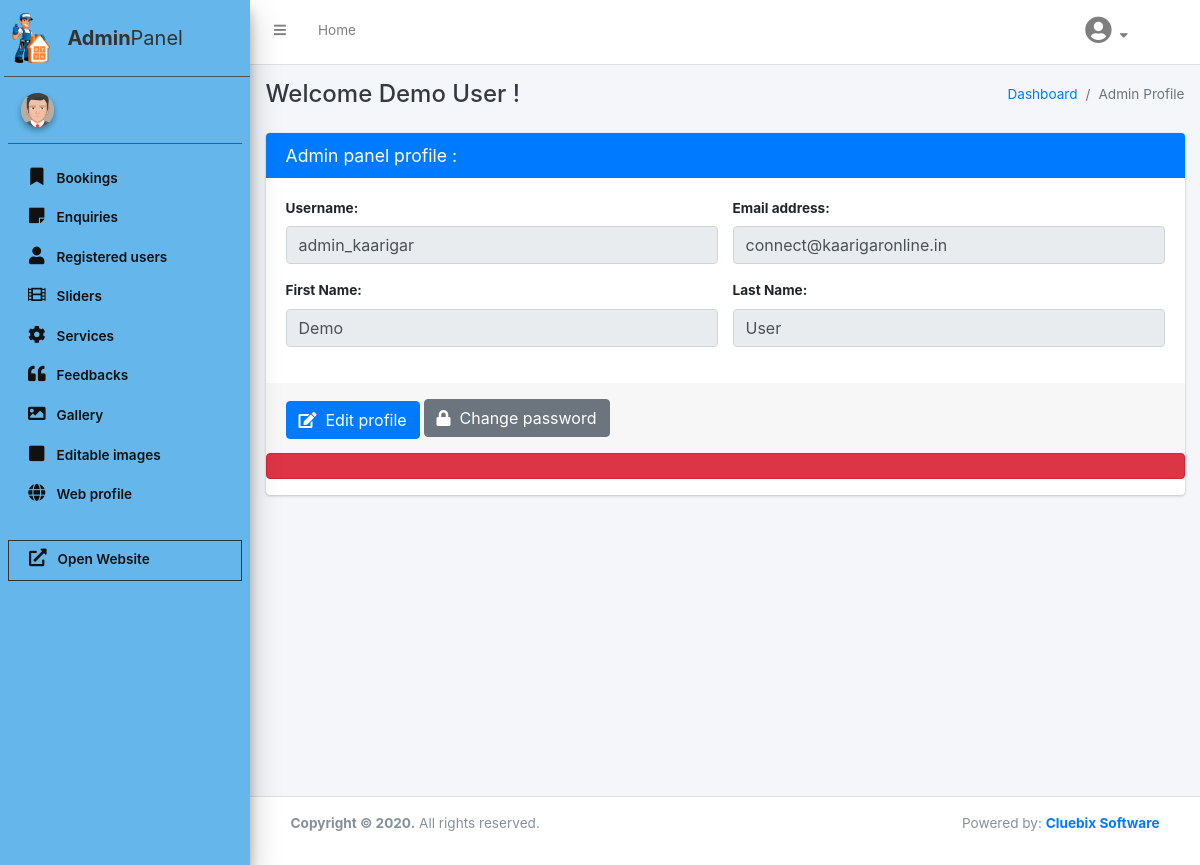
The app's page /index.php/login/changePwd with its own data.
### tables this page shows
CREATE TABLE `users` (
  `id` int(11) NOT NULL,
  `mobile_no` varchar(20) NOT NULL,
  `username` varchar(50) NOT NULL,
  `pwd` varchar(255) NOT NULL,
  `fname` varchar(15) NOT NULL,
  `lname` varchar(15) NOT NULL,
  `email` varchar(500) NOT NULL,
  `role` varchar(15) NOT NULL DEFAULT 'user',
  `is_verified` int(11) NOT NULL DEFAULT 0,
  `status` int(11) NOT NULL DEFAULT 1,
  `created_at` timestamp NOT NULL DEFAULT current_timestamp(),
  `modified_at` timestamp NOT NULL DEFAULT current_timestamp()
);

### application/controllers/Login.php (called while the page is built, shortened)
<?php
class Login extends MY_Controller {
    public function __construct(){
        $this->load->model('Auth_model', 'auth');
        $this->load->model('GetModel', 'fetch');
    }
    public function changePwd(){
        $this->form_validation->set_rules('oldp', 'Old Password', 'required|min_length[6]');
        $this->form_validation->set_rules('newp', 'New Password', 'required|min_length[6]');
        $this->form_validation->set_rules('cnfp', 'Confirm Password', 'required|min_length[6]');
        if($this->form_validation->run() == TRUE){
            $data=$this->input->post();
            $admProfile=$this->fetch->getAdminProfile();
            if($data['newp']==$data['cnfp']){
                if( password_verify($data['oldp'], $admProfile->pwd) ){
                    $hash['pwd'] = password_hash( $this->input->post('cnfp'), PASSWORD_DEFAULT );
                    $status=$this->auth->changeAdminPassword($hash, $admProfile->id);
                    if($status){
                        $this->session->set_flashdata('success','Password Updated !');
                        redirect('Admin/adminProfile');
                    }
                    else{
                        $this->session->set_flashdata('failed','Error !');
                        redirect('Admin/adminProfile');
                    }
                }
                else{
                    $this->session->set_flashdata('failed','Invalid old password !');
                    redirect('Admin/adminProfile');
                }
            }
            else{
                $this->session->set_flashdata('failed','New & confirm password should be same !');
                redirect('Admin/adminProfile');
            }
        }
        else{
            $admProfile=$this->fetch->getAdminProfile();
            $this->load->view( 'admin/adminheader', ['admProfile' => $admProfile, 'errors'=> validation_errors()] );
            $this->load->view('admin/adminaside');
            $this->load->view('admin/adminProfile');
            $this->load->view('admin/adminfooter');
        }
    }
}

### index.php (called while the page is built, shortened)
<?php
require_once BASEPATH.'core/CodeIgniter.php';

### application/models/GetModel.php (called while the page is built, shortened)
<?php
class GetModel extends CI_Model{
    public function getAdminProfile()
    {
        return $this->db->where('role','admin')->get('users')->row();
    }
}
?>

### application/views/admin/adminProfile.php (the view, shortened to what this page needs)
<div class="content-wrapper">
    <div class="content-header">
        <div class="container-fluid">
            <div class="row mb-4">
                <div class="col-md-6">
                    <h4 class="m-0 text-dark">Welcome <?php echo $admProfile->fname .'&nbsp;' . $admProfile->lname ?> !</h4>
                </div>
                <div class="col-md-6">
                    <ol class="breadcrumb float-sm-right">
                    <li class="breadcrumb-item"><a href="<?=base_url('Admin')?>">Dashboard</a></li>
                    <li class="breadcrumb-item active"><a >Admin Profile</a></li>
                    </ol>
                </div>
            </div>
            <div class="row adm-pro-row">
                <div class="col-md-12">
                    <div class="card card-primary">
                        <div class="card-header">
                            <h4 class="card-title">Admin panel profile :</h4>
                        </div>
                        <?php
                            $username1=$admProfile->username;
                            $email1=$admProfile->email;
                            $fname=$admProfile->fname;
                            $lname=$admProfile->lname;
                        ?>
                        <form role="form">
                            <div class="card-body">
                                <div class="row">
                                    <div class="form-group col-md-6">
                                        <label for="Uname">Username:</label>
                                        <input type="text" class="form-control" id="Uname" value="<?=$username1?>" disabled>
                                    </div>
                                    <div class="form-group col-md-6">
                                        <label for="Email">Email address:</label>
                                        <input type="email" class="form-control" id="Email" value="<?=$email1?>" disabled>
                                    </div>
                                </div>
                                <div class="row">
                                    <div class="form-group col-md-6">
                                        <label for="fname">First Name:</label>
                                        <input type="text" class="form-control" id="fname" value="<?=$fname?>" disabled>
                                    </div>
                                    <div class="form-group col-md-6">
                                        <label for="lname">Last Name:</label>
                                        <input type="text" class="form-control" id="lname" value="<?=$lname?>" disabled>
                                    </div>
                                </div>
                            </div>
                            <div class="card-footer">
                                <button type="button" class="btn btn-primary mt-1 mb-" data-toggle="modal" data-target="#edit-prof-modal"><i class="fa fa-edit"></i>&nbsp; Edit profile</button>
                                <button type="button" class="btn btn-secondary mt-1 mb-1" data-toggle="modal" data-target="#pwd-modal"><i class="fa fa-lock"></i>&nbsp; Change password</button>
                            </div>
                        </form>
                        <?php
                        if(isset($errors)){
                           echo '<span class="alert alert-danger">'.$errors.'</span>';
                            }
                        ?>
                    </div>
                </div>
            </div>
        </div>
    </div>
</div>

### records on screen
users: fname "Demo", lname "User", username "admin_kaarigar", email "connect@kaarigaronline.in"
